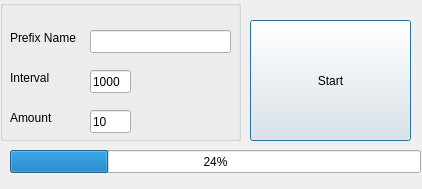
<?xml version="1.0" encoding="UTF-8"?>
<ui version="4.0">
 <class>ambildata</class>
 <widget class="QDialog" name="ambildata">
  <property name="geometry">
   <rect>
    <x>0</x>
    <y>0</y>
    <width>422</width>
    <height>189</height>
   </rect>
  </property>
  <property name="windowTitle">
   <string>ambildata</string>
  </property>
  <widget class="QPushButton" name="btnStart">
   <property name="geometry">
    <rect>
     <x>250</x>
     <y>20</y>
     <width>161</width>
     <height>121</height>
    </rect>
   </property>
   <property name="text">
    <string>Start</string>
   </property>
  </widget>
  <widget class="QProgressBar" name="barProgress">
   <property name="geometry">
    <rect>
     <x>10</x>
     <y>150</y>
     <width>411</width>
     <height>23</height>
    </rect>
   </property>
   <property name="value">
    <number>24</number>
   </property>
  </widget>
  <widget class="QGroupBox" name="groupBox">
   <property name="geometry">
    <rect>
     <x>0</x>
     <y>0</y>
     <width>241</width>
     <height>141</height>
    </rect>
   </property>
   <property name="title">
    <string/>
   </property>
   <widget class="QLabel" name="label">
    <property name="geometry">
     <rect>
      <x>10</x>
      <y>30</y>
      <width>81</width>
      <height>16</height>
     </rect>
    </property>
    <property name="text">
     <string>Prefix Name</string>
    </property>
   </widget>
   <widget class="QLineEdit" name="txtPreName">
    <property name="geometry">
     <rect>
      <x>90</x>
      <y>30</y>
      <width>141</width>
      <height>23</height>
     </rect>
    </property>
   </widget>
   <widget class="QLabel" name="label_2">
    <property name="geometry">
     <rect>
      <x>10</x>
      <y>70</y>
      <width>81</width>
      <height>16</height>
     </rect>
    </property>
    <property name="text">
     <string>Interval</string>
    </property>
   </widget>
   <widget class="QLineEdit" name="txtInterval">
    <property name="geometry">
     <rect>
      <x>90</x>
      <y>70</y>
      <width>41</width>
      <height>23</height>
     </rect>
    </property>
    <property name="text">
     <string>1000</string>
    </property>
   </widget>
   <widget class="QLabel" name="label_3">
    <property name="geometry">
     <rect>
      <x>10</x>
      <y>110</y>
      <width>81</width>
      <height>16</height>
     </rect>
    </property>
    <property name="text">
     <string>Amount</string>
    </property>
   </widget>
   <widget class="QLineEdit" name="txtAmount">
    <property name="geometry">
     <rect>
      <x>90</x>
      <y>110</y>
      <width>41</width>
      <height>23</height>
     </rect>
    </property>
    <property name="text">
     <string>10</string>
    </property>
   </widget>
  </widget>
 </widget>
 <layoutdefault spacing="6" margin="11"/>
 <resources/>
 <connections/>
</ui>
